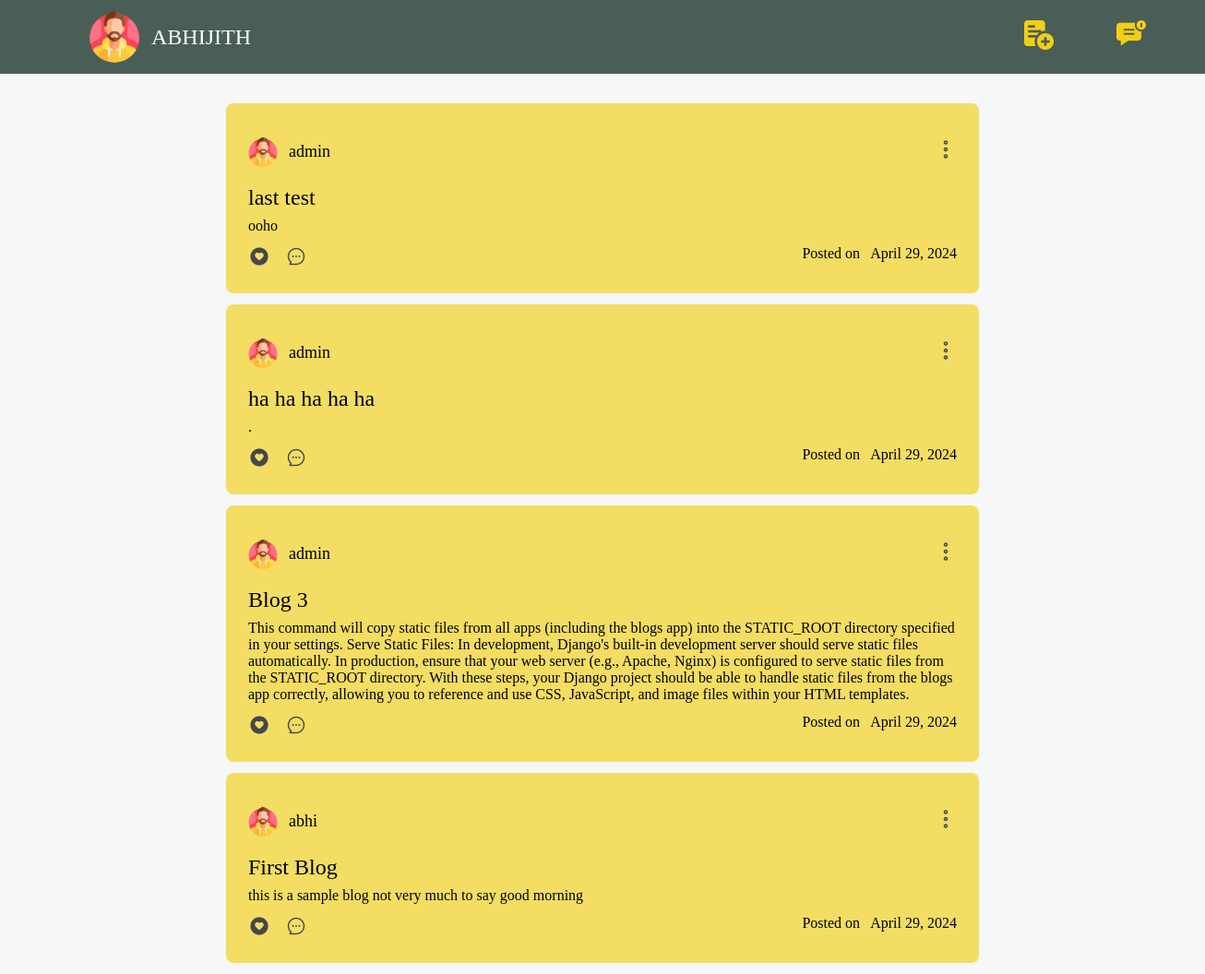
/blog/home/, run on an earlier commit of the app's database.
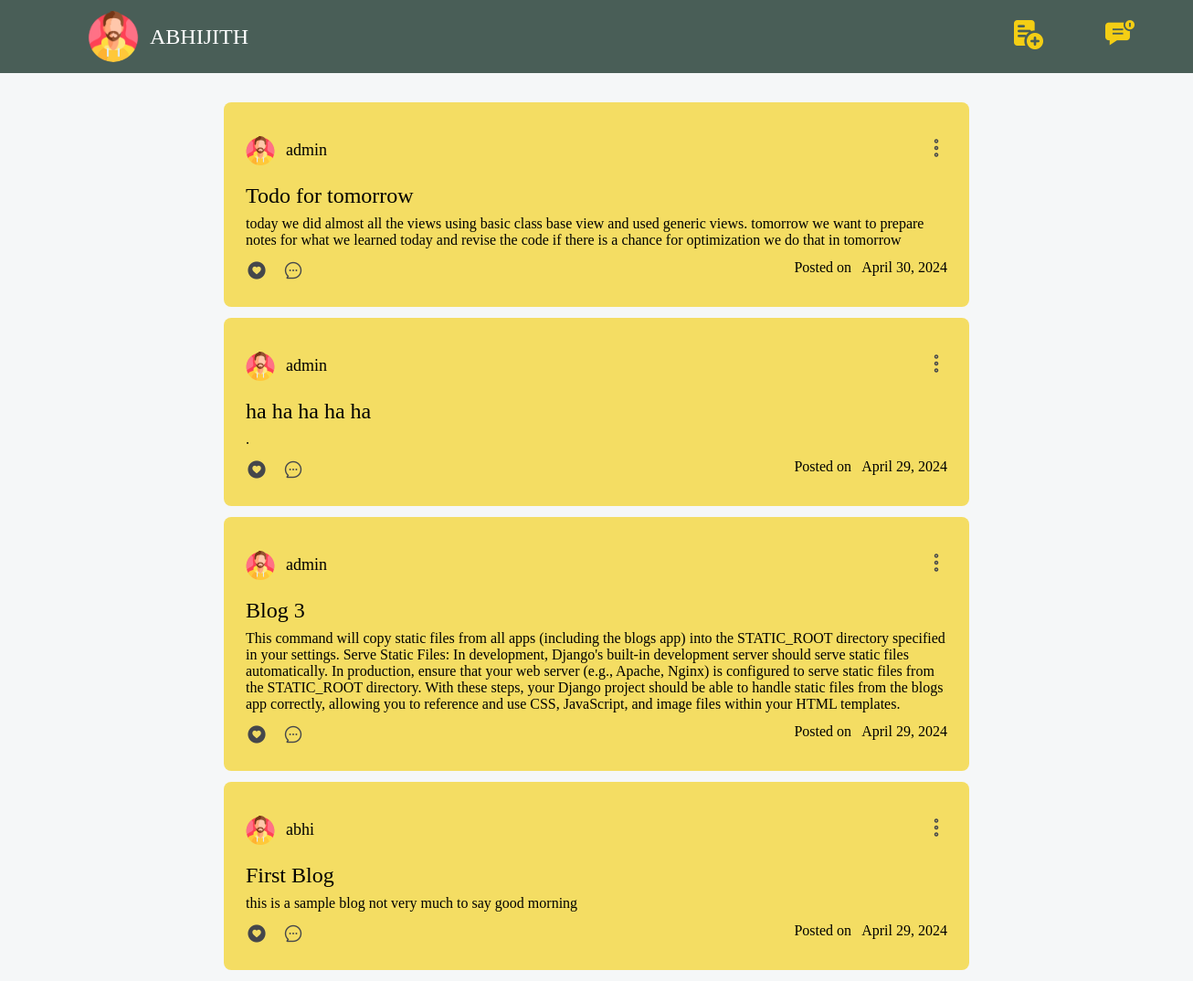
And on a later commit of the database.
### blogs/models.py (models this page shows)
class Blog(models.Model):
    title = models.CharField(max_length=100)
    desc = models.TextField()
    date_posted = models.DateField()
    is_archived = models.BooleanField(default=False)
    owner = models.ForeignKey(User, on_delete=models.CASCADE)

### blogs/views.py (the view)
# urls.py: 2. Add a URL to urlpatterns:  path('', Home.as_view(), name='home')
class Home(ListView):
    model : Blog
    template_name = 'blog/home.html'
    context_object_name = 'blogs'
    def get_queryset(self):
        return Blog.objects.filter(is_archived = False).order_by('-pk')

### blogs/templates/blog/home.html (shortened to what this page needs)
{% load static %}
<!DOCTYPE html>
<html lang="en">
<head>
    <head>
    </head>
<body>
    <nav>
        <div class="left">
            <img src="{% static "images/man.png" %}" alt="avatar" class="circle-avatar">
            <p class="user-title">Abhijith</p>
        </div>
        <div class="right">
            <a href="{% url 'blog-create' %}"><img src="{% static 'images/add.png' %}" alt="add" class="nav-icon"></a>
            <img src="{% static 'images/chat.png' %}" alt="add" class="nav-icon" id="btn-notification">
        </div>
    </nav>
    <section>
        {% for blog in blogs %}
        <div class="card">
            <div class="card-header">
                <div class="left">
                    <img src="{% static "images/man.png" %}" alt="profile" class="profile-img">
                    <p class="user-name">{{ blog.owner }}</p>
                </div>
                <div class="right">
                    <img src="{% static "images/dots.png" %}" alt="menu" class="icon-btn opt-toggle" id="opt-btn">
                </div>
            </div>
            <div class="card-body">
                <div class="card-title">{{blog.title}}</div>
                <div class="card-desc">{{blog.desc}}</div>
            </div>
            <div class="card-footer">
                <div class="left">
                    <img src="{% static 'images/thumbs-up.png' %}" alt="like" class="icon-btn like-button" data-blog-id="{{ blog.pk }}">
                    <img src="{% static "images/comment.png" %}" alt="comment" class="icon-btn comment-toggle"
                        id="comment-btn">
                </div>
                <div>Posted on &nbsp; {{blog.date_posted}}</div>
            </div>
        </div>
        {% endfor %}
    </section>
</body>
</html>

### blogs/templates/blog/home.html (style rules this page uses)
:root { --primary: #F5F7F8; --secondary: #F4CE14; --tertiary: #495E57; --darkest: #45474B; }
body { background-color: var(--primary); padding: 0; margin: 0; display: flex; justify-content: center; }
nav { position: fixed; top: 0; left: 0; right: 0; height: 5rem; background-color: var(--tertiary); display: flex; justify-content: space-between; align-items: center; z-index: 100; }
nav>.left { display: flex; margin-left: 6rem; align-items: center; justify-content: space-between; }
.circle-avatar { width: 56px; height: 56px; border-radius: 28px; align-self: center; }
.user-title { font-size: 24px; margin-left: 12px; color: white; text-transform: uppercase; }
.nav-icon { width: 32px; margin-right: 4rem; cursor: pointer; }
section { margin-top: 7rem; padding-inline: 18rem; }
.card { width: 48rem; position: relative; background: #f5d015a6; padding: 24px; border-radius: 8px; margin-bottom: 12px; }
.card-header { display: flex; justify-content: space-between; align-items: center; font-size: 18px; }
.card-header>.left { display: flex; align-items: center; }
.profile-img { height: 32px; margin-right: 12px; }
.card-title { font: 24px bold; margin: 8px 0px; }
.card-footer { display: flex; justify-content: space-between; margin-top: 12px; }
.card-footer>.left>img { margin-inline-end: 12px; }
.icon-btn { cursor: pointer; }
a { text-decoration: none; color: #000; }

What changed in the data, as far as the page shows it:
no longer on this page (row edited): Blog: owner "admin", title "last test", desc "ooho", date_posted "April 29, 2024"
added Blog: owner "admin", title "Todo for tomorrow", desc "today we did almost all the views using basic class base view and used generic views. tomorrow we want to prepare notes for what we learned today and revise the code if there is a chance for optimization we do that in tomorrow", date_posted "April 30, 2024"
